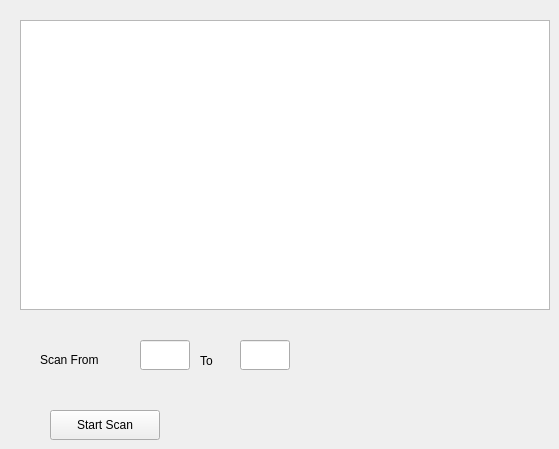
    <widget class="QWidget" name="tab">
     <attribute name="title">
      <string>Scan</string>
     </attribute>
     <widget class="QGraphicsView" name="scan_window">
      <property name="geometry">
       <rect>
        <x>20</x>
        <y>20</y>
        <width>530</width>
        <height>290</height>
       </rect>
      </property>
     </widget>
     <widget class="QLabel" name="Scan_From">
      <property name="geometry">
       <rect>
        <x>40</x>
        <y>350</y>
        <width>100</width>
        <height>20</height>
       </rect>
      </property>
      <property name="text">
       <string>Scan From</string>
      </property>
     </widget>
     <widget class="QLineEdit" name="Scan_From_Input">
      <property name="geometry">
       <rect>
        <x>140</x>
        <y>340</y>
        <width>50</width>
        <height>30</height>
       </rect>
      </property>
     </widget>
     <widget class="QLabel" name="Scan_To">
      <property name="geometry">
       <rect>
        <x>200</x>
        <y>350</y>
        <width>31</width>
        <height>21</height>
       </rect>
      </property>
      <property name="text">
       <string>To</string>
      </property>
     </widget>
     <widget class="QLineEdit" name="Scan_To_Input">
      <property name="geometry">
       <rect>
        <x>240</x>
        <y>340</y>
        <width>50</width>
        <height>30</height>
       </rect>
      </property>
     </widget>
     <widget class="QPushButton" name="Start_Scan_Button">
      <property name="geometry">
       <rect>
        <x>50</x>
        <y>410</y>
        <width>110</width>
        <height>30</height>
       </rect>
      </property>
      <property name="text">
       <string>Start Scan</string>
      </property>
     </widget>
    </widget>
